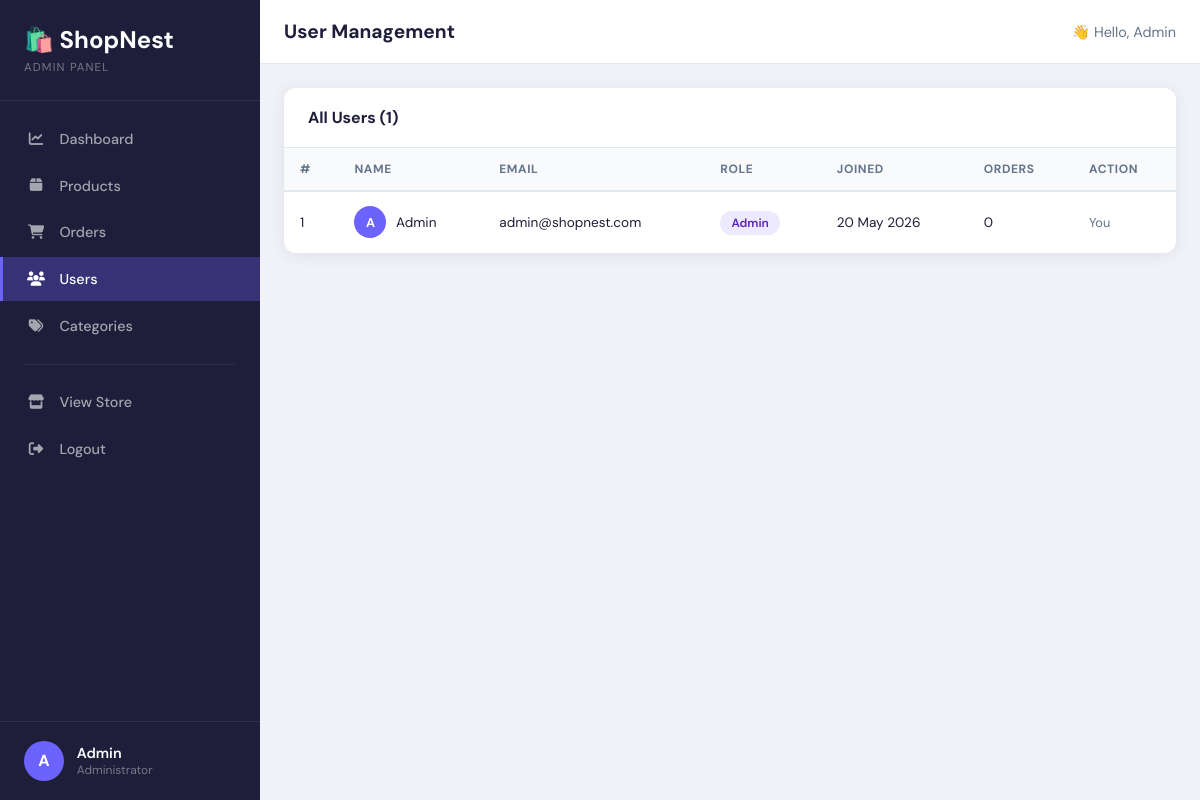
Before: /admin/users (signed in) with the older database file.
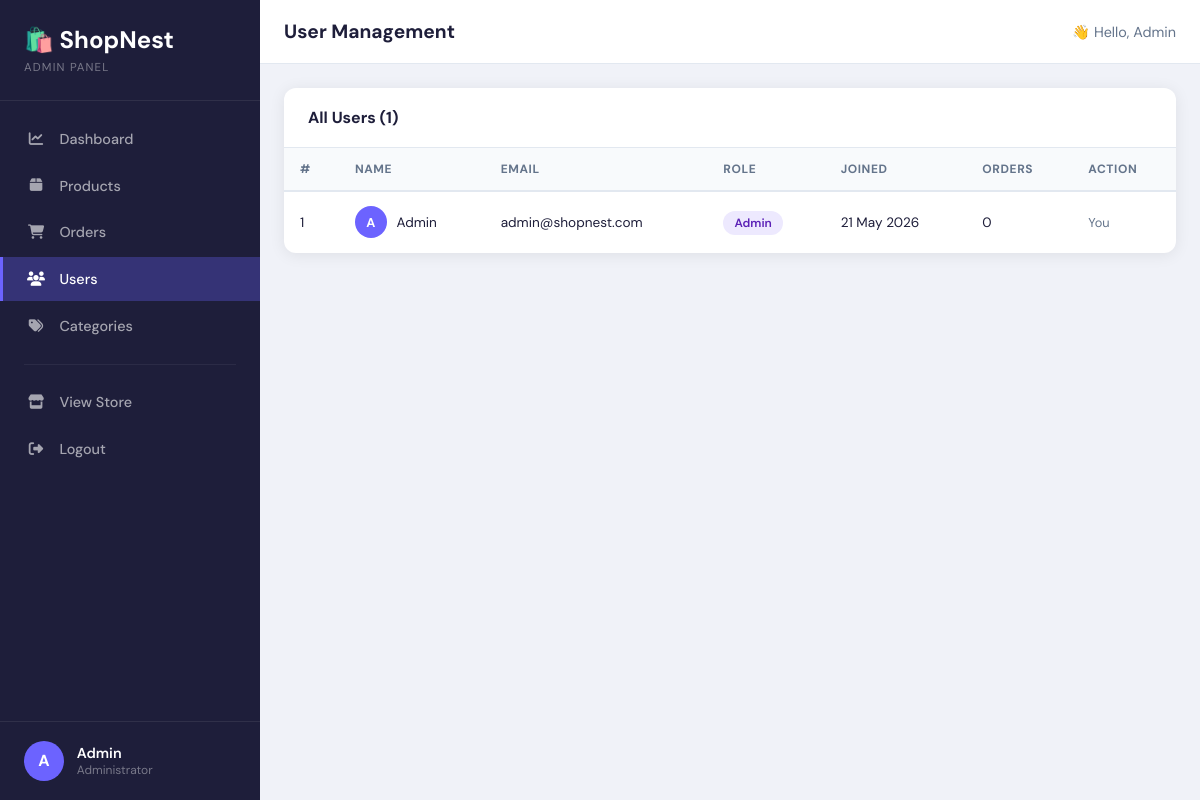
After: the same page with the newer database file.
### app.py (models this page shows)
class User(UserMixin, db.Model):
    id = db.Column(db.Integer, primary_key=True)
    name = db.Column(db.String(100), nullable=False)
    email = db.Column(db.String(120), unique=True, nullable=False)
    password = db.Column(db.String(200), nullable=False)
    is_admin = db.Column(db.Boolean, default=False)
    created_at = db.Column(db.DateTime, default=datetime.utcnow)
    orders = db.relationship('Order', backref='customer', lazy=True)

### app.py (the view)
@app.route('/admin/users')
@login_required
@admin_required
def admin_users():
    users = User.query.order_by(User.created_at.desc()).all()
    return render_template('admin/users.html', users=users)

### app.py (called while the page is built)
@login_manager.user_loader
def load_user(user_id):
    return User.query.get(int(user_id))

@app.context_processor
def inject_nav_categories():
    try:
        nav_cats = Category.query.all()
    except Exception:
        nav_cats = []
    return dict(nav_categories=nav_cats)

def admin_required(f):
    from functools import wraps
    @wraps(f)
    def decorated(*args, **kwargs):
        if not current_user.is_authenticated or not current_user.is_admin:
            flash('Admin access required!', 'danger')
            return redirect(url_for('login'))
        return f(*args, **kwargs)
    return decorated

### templates/admin/users.html (shortened to what this page needs)
{% extends 'admin/base.html' %}
{% block page_title %}User Management{% endblock %}
{% block content %}
<div class="admin-card">
  <div class="card-header">
    <h3>All Users ({{ users|length }})</h3>
  </div>
  <div class="table-wrap">
    <table class="admin-table">
      <thead>
        <tr><th>#</th><th>Name</th><th>Email</th><th>Role</th><th>Joined</th><th>Orders</th><th>Action</th></tr>
      </thead>
      <tbody>
        {% for user in users %}
        <tr>
          <td>{{ user.id }}</td>
          <td>
            <div class="user-cell">
              <div class="user-avatar-sm">{{ user.name[0].upper() }}</div>
              {{ user.name }}
            </div>
          </td>
          <td>{{ user.email }}</td>
          <td>
            {% if user.is_admin %}<span class="badge-admin">Admin</span>
            {% else %}<span class="badge-user">Customer</span>{% endif %}
          </td>
          <td>{{ user.created_at.strftime('%d %b %Y') }}</td>
          <td>{{ user.orders|length }}</td>
          <td>
            {% if user.id != current_user.id %}
            <a href="{{ url_for('admin_toggle_user', id=user.id) }}"
               class="btn-toggle {{ 'demote' if user.is_admin }}"
               onclick="return confirm('Change this user\'s role?')">
              {% if user.is_admin %}Remove Admin{% else %}Make Admin{% endif %}
            </a>
            {% else %}
            <span style="color:var(--text-muted);font-size:.8rem;">You</span>
            {% endif %}
          </td>
        </tr>
        {% endfor %}
      </tbody>
    </table>
  </div>
</div>
{% endblock %}

### templates/admin/base.html (shortened to what this page needs)
<!DOCTYPE html>
<html lang="en">
<head>
  <link rel="stylesheet" href="https://cdnjs.cloudflare.com/ajax/libs/font-awesome/6.5.0/css/all.min.css">
  <link rel="stylesheet" href="{{ url_for('static', filename='css/admin.css') }}">
</head>
<body class="admin-body">
<div class="admin-layout">
  <aside class="admin-sidebar" id="adminSidebar">
    <div class="sidebar-header">
      <div class="admin-logo">🛍️ ShopNest</div>
      <span class="admin-label">Admin Panel</span>
    </div>
    <nav class="sidebar-nav">
      <a href="{{ url_for('admin_dashboard') }}" class="{{ 'active' if request.endpoint=='admin_dashboard' }}">
        <i class="fas fa-chart-line"></i><span>Dashboard</span>
      </a>
      <a href="{{ url_for('admin_products') }}" class="{{ 'active' if 'product' in request.endpoint }}">
        <i class="fas fa-box"></i><span>Products</span>
      </a>
      <a href="{{ url_for('admin_orders') }}" class="{{ 'active' if request.endpoint=='admin_orders' }}">
        <i class="fas fa-shopping-cart"></i><span>Orders</span>
      </a>
      <a href="{{ url_for('admin_users') }}" class="{{ 'active' if request.endpoint=='admin_users' }}">
        <i class="fas fa-users"></i><span>Users</span>
      </a>
      <a href="{{ url_for('admin_categories') }}" class="{{ 'active' if request.endpoint=='admin_categories' }}">
        <i class="fas fa-tags"></i><span>Categories</span>
      </a>
      <div class="nav-divider"></div>
      <a href="{{ url_for('index') }}" target="_blank">
        <i class="fas fa-store"></i><span>View Store</span>
      </a>
      <a href="{{ url_for('logout') }}" class="logout-link">
        <i class="fas fa-sign-out-alt"></i><span>Logout</span>
      </a>
    </nav>
    <div class="sidebar-user">
      <div class="user-avatar">{{ current_user.name[0].upper() }}</div>
      <div>
        <div class="user-name">{{ current_user.name }}</div>
        <div class="user-role">Administrator</div>
      </div>
    </div>
  </aside>
  <div class="admin-main">
    <header class="admin-header">
      <h1 class="admin-page-title">{% block page_title %}Dashboard{% endblock %}</h1>
      <div class="header-right">
        <span class="greeting">👋 Hello, {{ current_user.name }}</span>
      </div>
    </header>
    <div class="admin-content">{% block content %}{% endblock %}</div>
  </div>
</div>
</body>
</html>

Changed rows visible on the page:
changed User "Admin": created_at "20 May 2026" → "21 May 2026"
